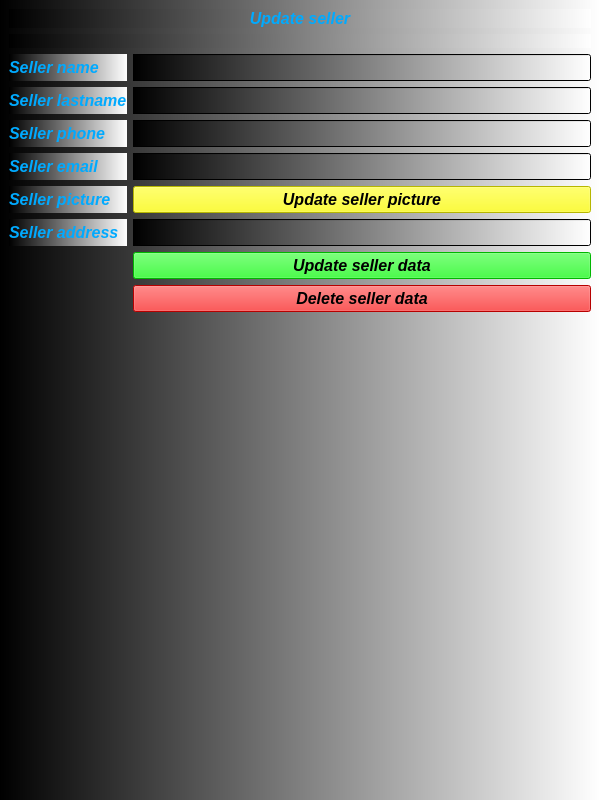
<?xml version="1.0" encoding="UTF-8"?>
<ui version="4.0">
 <class>SelectSingleSeller</class>
 <widget class="QMainWindow" name="SelectSingleSeller">
  <property name="geometry">
   <rect>
    <x>0</x>
    <y>0</y>
    <width>600</width>
    <height>800</height>
   </rect>
  </property>
  <property name="font">
   <font>
    <pointsize>12</pointsize>
    <italic>true</italic>
    <bold>true</bold>
   </font>
  </property>
  <property name="windowTitle">
   <string>Select single car seller</string>
  </property>
  <property name="toolTip">
   <string>Select single car seller</string>
  </property>
  <property name="styleSheet">
   <string notr="true">color: rgb(0, 170, 255);
background-color: qlineargradient(spread:pad, x1:0, y1:0, x2:1, y2:0, stop:0 rgba(0, 0, 0, 255), stop:1 rgba(255, 255, 255, 255));</string>
  </property>
  <widget class="QWidget" name="centralwidget">
   <layout class="QGridLayout" name="gridLayout_3">
    <item row="0" column="0">
     <layout class="QGridLayout" name="gridLayout">
      <item row="0" column="0">
       <widget class="QLabel" name="label">
        <property name="font">
         <font>
          <pointsize>12</pointsize>
          <italic>true</italic>
          <bold>true</bold>
         </font>
        </property>
        <property name="text">
         <string>Update seller</string>
        </property>
        <property name="alignment">
         <set>Qt::AlignCenter</set>
        </property>
       </widget>
      </item>
      <item row="1" column="0">
       <widget class="QLabel" name="label_showPicture">
        <property name="text">
         <string/>
        </property>
        <property name="alignment">
         <set>Qt::AlignCenter</set>
        </property>
       </widget>
      </item>
     </layout>
    </item>
    <item row="1" column="0">
     <layout class="QGridLayout" name="gridLayout_2">
      <item row="0" column="0">
       <widget class="QLabel" name="label_3">
        <property name="font">
         <font>
          <pointsize>12</pointsize>
          <italic>true</italic>
          <bold>true</bold>
         </font>
        </property>
        <property name="text">
         <string>Seller name</string>
        </property>
       </widget>
      </item>
      <item row="0" column="1">
       <widget class="QLineEdit" name="lineEdit_name">
        <property name="font">
         <font>
          <pointsize>12</pointsize>
          <italic>true</italic>
          <bold>true</bold>
         </font>
        </property>
       </widget>
      </item>
      <item row="1" column="0">
       <widget class="QLabel" name="label_4">
        <property name="font">
         <font>
          <pointsize>12</pointsize>
          <italic>true</italic>
          <bold>true</bold>
         </font>
        </property>
        <property name="text">
         <string>Seller lastname</string>
        </property>
       </widget>
      </item>
      <item row="1" column="1">
       <widget class="QLineEdit" name="lineEdit_lastname">
        <property name="font">
         <font>
          <pointsize>12</pointsize>
          <italic>true</italic>
          <bold>true</bold>
         </font>
        </property>
       </widget>
      </item>
      <item row="2" column="0">
       <widget class="QLabel" name="label_5">
        <property name="font">
         <font>
          <pointsize>12</pointsize>
          <italic>true</italic>
          <bold>true</bold>
         </font>
        </property>
        <property name="text">
         <string>Seller phone</string>
        </property>
       </widget>
      </item>
      <item row="2" column="1">
       <widget class="QLineEdit" name="lineEdit_phone">
        <property name="font">
         <font>
          <pointsize>12</pointsize>
          <italic>true</italic>
          <bold>true</bold>
         </font>
        </property>
       </widget>
      </item>
      <item row="3" column="0">
       <widget class="QLabel" name="label_6">
        <property name="font">
         <font>
          <pointsize>12</pointsize>
          <italic>true</italic>
          <bold>true</bold>
         </font>
        </property>
        <property name="text">
         <string>Seller email</string>
        </property>
       </widget>
      </item>
      <item row="3" column="1">
       <widget class="QLineEdit" name="lineEdit_email">
        <property name="font">
         <font>
          <pointsize>12</pointsize>
          <italic>true</italic>
          <bold>true</bold>
         </font>
        </property>
       </widget>
      </item>
      <item row="4" column="0">
       <widget class="QLabel" name="label_7">
        <property name="font">
         <font>
          <pointsize>12</pointsize>
          <italic>true</italic>
          <bold>true</bold>
         </font>
        </property>
        <property name="text">
         <string>Seller picture</string>
        </property>
       </widget>
      </item>
      <item row="4" column="1">
       <widget class="QPushButton" name="pushButton_addPicture">
        <property name="font">
         <font>
          <pointsize>12</pointsize>
          <italic>true</italic>
          <bold>true</bold>
         </font>
        </property>
        <property name="styleSheet">
         <string notr="true">color: rgb(0, 0, 0);
background-color: rgb(255, 255, 0);</string>
        </property>
        <property name="text">
         <string>Update seller picture</string>
        </property>
       </widget>
      </item>
      <item row="5" column="0">
       <widget class="QLabel" name="label_8">
        <property name="font">
         <font>
          <pointsize>12</pointsize>
          <italic>true</italic>
          <bold>true</bold>
         </font>
        </property>
        <property name="text">
         <string>Seller address</string>
        </property>
       </widget>
      </item>
      <item row="5" column="1">
       <widget class="QLineEdit" name="lineEdit_address">
        <property name="font">
         <font>
          <pointsize>12</pointsize>
          <italic>true</italic>
          <bold>true</bold>
         </font>
        </property>
       </widget>
      </item>
      <item row="6" column="0" rowspan="2">
       <spacer name="verticalSpacer_2">
        <property name="orientation">
         <enum>Qt::Vertical</enum>
        </property>
        <property name="sizeHint" stdset="0">
         <size>
          <width>20</width>
          <height>40</height>
         </size>
        </property>
       </spacer>
      </item>
      <item row="6" column="1">
       <widget class="QPushButton" name="pushButton_updateSellerData">
        <property name="font">
         <font>
          <pointsize>12</pointsize>
          <italic>true</italic>
          <bold>true</bold>
         </font>
        </property>
        <property name="styleSheet">
         <string notr="true">color: rgb(0, 0, 0);
background-color: rgb(0, 255, 0);</string>
        </property>
        <property name="text">
         <string>Update seller data</string>
        </property>
       </widget>
      </item>
      <item row="7" column="1">
       <widget class="QPushButton" name="pushButton_deleteSellerData">
        <property name="font">
         <font>
          <pointsize>12</pointsize>
          <italic>true</italic>
          <bold>true</bold>
         </font>
        </property>
        <property name="styleSheet">
         <string notr="true">color: rgb(0, 0, 0);
background-color: rgb(255, 0, 0);</string>
        </property>
        <property name="text">
         <string>Delete seller data</string>
        </property>
       </widget>
      </item>
      <item row="8" column="1">
       <spacer name="verticalSpacer">
        <property name="orientation">
         <enum>Qt::Vertical</enum>
        </property>
        <property name="sizeHint" stdset="0">
         <size>
          <width>20</width>
          <height>40</height>
         </size>
        </property>
       </spacer>
      </item>
     </layout>
    </item>
   </layout>
  </widget>
  <widget class="QMenuBar" name="menubar">
   <property name="geometry">
    <rect>
     <x>0</x>
     <y>0</y>
     <width>600</width>
     <height>26</height>
    </rect>
   </property>
  </widget>
 </widget>
 <resources/>
 <connections/>
</ui>
